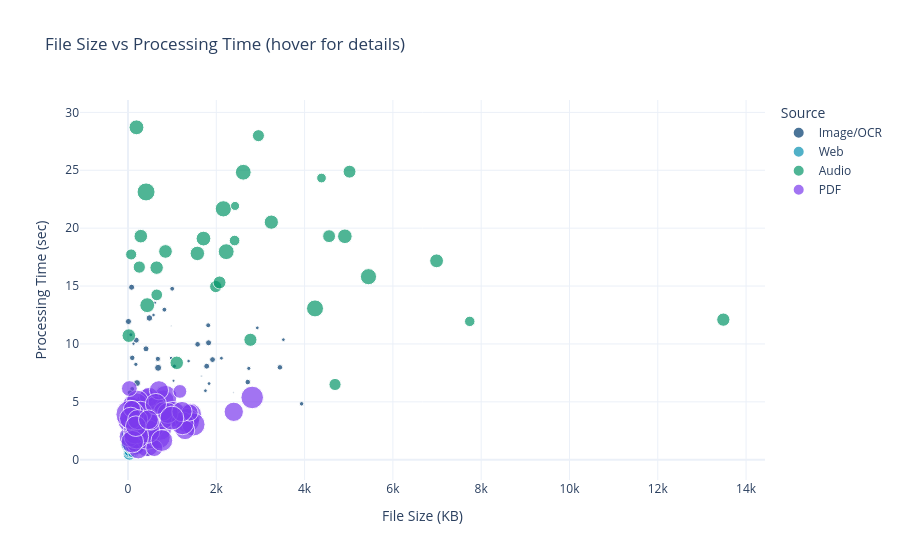

The cell this chart's notebook holds for it:
### Markdown cell above
### 5.1 Interactive Scatter Plot

### Code cell
fig = px.scatter(df, x='file_size_kb', y='processing_time_sec',
                 color='source_type', size='word_count',
                 hover_data=['language', 'quality_score'],
                 title='File Size vs Processing Time (hover for details)',
                 labels={'file_size_kb': 'File Size (KB)',
                         'processing_time_sec': 'Processing Time (sec)',
                         'source_type': 'Source'},
                 color_discrete_sequence=['#003a6d', '#0891B2', '#059669', '#7C3AED'])

fig.update_layout(template='plotly_white')
fig.show()

### Figure 1 — Plotly figure (JSON) as saved in the notebook; plotly's stock layout.template omitted (floating-point values rounded to 4 significant figures; data arrays with more than 128 entries replaced by an {"elided": "..."} marker saying what was removed)
{"data": [{"customdata": [["Turkish", 0.857], ["Bosnian", 0.71], ["Bosnian", 0.639], ["Turkish", 0.814], ["Bosnian", 0.81], ["Bosnian", 0.59], ["German", 0.657], ["Bosnian", 0.55], ["English", 0.596], ["English", 0.73], ["Turkish", 0.612], ["English", 0.709], ["Bosnian", 0.828], ["Bosnian", 0.736], ["English", 0.884], ["English", 0.649], ["Bosnian", 0.694], ["English", 0.555], ["English", 0.678], ["German", 0.9], ["English", 0.659], ["English", 0.996], ["German", 0.757], ["Turkish", 0.618], ["German", 0.785], ["English", 0.67], ["Bosnian", 0.833], ["Turkish", 0.607], ["English", 0.681], ["German", 0.736], ["German", 0.721], ["Bosnian", 0.641], ["English", 0.596], ["German", 0.748], ["Bosnian", 0.899], ["English", 0.836], ["Turkish", 0.626], ["English", 0.559], ["English", 0.802], ["Bosnian", 0.691], ["English", 0.834], ["English", 0.66], ["Bosnian", 0.761], ["Bosnian", 0.771], ["Bosnian", 0.725], ["Bosnian", 0.547], ["German", 0.925], ["English", 0.932], ["Bosnian", 0.611], ["German", 0.895]], "hovertemplate": "Source=Image/OCR<br>File Size (KB)=%{x}<br>Processing Time (sec)=%{y}<br>word_count=%{marker.size}<br>language=%{customdata[0]}<br>quality_score=%{customdata[1]}<extra></extra>", "legendgroup": "Image/OCR", "marker": {"color": "#003a6d", "size": [101, 144, 64, 147, 179, 83, 10, 122, 205, 277, 106, 175, 101, 81, 135, 53, 211, 245, 211, 200, 188, 74, 117, 34, 17, 208, 70, 278, 136, 77, 63, 220, 178, 81, 283, 184, 117, 10, 86, 161, 73, 160, 212, 137, 193, 93, 174, 169, 182, 79], "sizemode": "area", "sizeref": 11.65, "symbol": "circle"}, "mode": "markers", "name": "Image/OCR", "orientation": "v", "showlegend": true, "type": "scatter", "x": [1051.0, 1817.0, 124.8, 94.4, 2713.0, 1836.0, 2389.0, 38.8, 187.0, 33.2, 178.0, 1401.0, 2736.0, 2929.0, 1001.0, 1031.0, 1825.0, 484.4, 328.0, 1782.0, 54.0, 1372.0, 3932.0, 704.6, 1664.0, 407.6, 975.2, 203.9, 456.8, 453.7, 609.5, 9.7, 3441.0, 1754.0, 682.5, 344.4, 384.9, 983.6, 2116.0, 319.7, 578.0, 676.6, 81.5, 824.3, 1915.0, 64.6, 95.9, 43.9, 1576.0, 3519.0], "xaxis": "x", "y": [8.08, 11.61, 10.02, 6.11, 6.71, 6.58, 5.81, 3.33, 10.33, 3.41, 8.24, 3.55, 7.89, 11.39, 14.77, 6.82, 10.1, 12.24, 3.13, 8.08, 3.77, 8.52, 4.83, 6.19, 7.23, 9.58, 8.79, 6.62, 0.5, 3.92, 13.56, 11.94, 7.98, 5.96, 7.94, 5.3, 5.28, 11.56, 8.77, 5.03, 12.5, 8.71, 14.9, 12.96, 8.65, 10.79, 8.8, 5.8, 9.97, 10.37], "yaxis": "y"}, {"customdata": [["English", 0.919], ["Bosnian", 0.845], ["English", 0.898], ["English", 0.948], ["English", 0.95], ["English", 0.806], ["English", 0.937], ["English", 0.932], ["Bosnian", 0.75], ["Bosnian", 0.774], ["Bosnian", 0.862], ["Bosnian", 0.942], ["Bosnian", 0.91], ["English", 0.958], ["German", 0.936], ["English", 0.908], ["English", 0.861], ["English", 0.984], ["English", 0.837], ["Bosnian", 0.916], ["Bosnian", 0.879], ["Turkish", 0.866], ["German", 0.834], ["Bosnian", 0.868], ["English", 0.894], ["Turkish", 0.892], ["German", 0.729], ["Bosnian", 0.799], ["German", 0.879], ["English", 0.922], ["Bosnian", 0.919], ["Bosnian", 0.854], ["Bosnian", 0.944], ["Bosnian", 0.977], ["English", 0.901], ["Turkish", 0.994], ["Turkish", 0.898], ["English", 0.841], ["Turkish", 0.883], ["English", 0.844], ["Bosnian", 0.976], ["English", 0.82], ["English", 0.805], ["Turkish", 0.931], ["English", 0.97], ["German", 0.838], ["English", 0.878], ["English", 0.973], ["Bosnian", 0.814], ["German", 0.893], ["German", 0.881]], "hovertemplate": "Source=Web<br>File Size (KB)=%{x}<br>Processing Time (sec)=%{y}<br>word_count=%{marker.size}<br>language=%{customdata[0]}<br>quality_score=%{customdata[1]}<extra></extra>", "legendgroup": "Web", "marker": {"color": "#0891B2", "size": [773, 1050, 925, 686, 480, 1028, 1184, 835, 985, 824, 558, 878, 1115, 401, 973, 838, 165, 1182, 862, 881, 465, 787, 378, 12, 996, 659, 990, 647, 849, 897, 989, 529, 1118, 825, 774, 636, 681, 642, 1424, 960, 286, 545, 854, 1261, 591, 1432, 1037, 759, 990, 716, 1108], "sizemode": "area", "sizeref": 11.65, "symbol": "circle"}, "mode": "markers", "name": "Web", "orientation": "v", "showlegend": true, "type": "scatter", "x": [6.8, 177.5, 30.7, 53.7, 7.8, 20.5, 64.1, 59.3, 51.4, 40.8, 73.0, 84.7, 13.4, 63.0, 117.7, 206.3, 143.3, 28.9, 213.5, 37.0, 69.3, 9.0, 48.1, 0.0, 15.9, 9.4, 3.1, 77.4, 19.4, 3.4, 8.3, 23.5, 28.0, 15.1, 168.8, 50.8, 198.0, 35.7, 50.7, 180.4, 77.0, 2.0, 5.6, 47.2, 1.2, 14.4, 137.0, 139.4, 37.4, 78.5, 1.0], "xaxis": "x", "y": [3.25, 1.84, 0.5, 1.33, 2.61, 3.31, 2.48, 2.91, 0.77, 1.84, 1.32, 3.23, 3.44, 2.22, 0.71, 2.8, 0.5, 1.29, 0.99, 0.69, 1.63, 2.15, 3.58, 2.05, 1.63, 1.98, 2.16, 1.79, 2.6, 2.67, 1.21, 0.71, 2.74, 2.98, 2.56, 0.93, 2.86, 3.77, 2.5, 1.88, 0.5, 3.22, 2.25, 1.57, 2.41, 1.34, 2.05, 4.04, 1.13, 2.14, 2.21], "yaxis": "y"}, {"customdata": [["English", 0.839], ["German", 0.769], ["English", 0.81], ["Turkish", 0.839], ["Turkish", 0.783], ["Bosnian", 0.948], ["Bosnian", 0.897], ["Bosnian", 0.911], ["English", 0.651], ["German", 0.876], ["Turkish", 0.853], ["Bosnian", 0.77], ["Bosnian", 0.912], ["Turkish", 0.859], ["Turkish", 0.86], ["Bosnian", 0.949], ["Turkish", 0.788], ["Turkish", 0.914], ["English", 0.88], ["English", 0.988], ["Turkish", 0.911], ["English", 0.884], ["English", 0.832], ["English", 0.775], ["English", 0.878], ["English", 0.828], ["English", 0.871], ["Turkish", 0.817], ["Turkish", 0.847], ["English", 0.944], ["Bosnian", 0.878], ["Bosnian", 0.827], ["Turkish", 0.734]], "hovertemplate": "Source=Audio<br>File Size (KB)=%{x}<br>Processing Time (sec)=%{y}<br>word_count=%{marker.size}<br>language=%{customdata[0]}<br>quality_score=%{customdata[1]}<extra></extra>", "legendgroup": "Audio", "marker": {"color": "#059669", "size": [1079, 1289, 1536, 1054, 844, 874, 657, 1219, 1091, 856, 550, 1264, 714, 1009, 1466, 797, 962, 1288, 1180, 1245, 1888, 1060, 1453, 1679, 875, 1113, 1522, 634, 974, 482, 1073, 969, 1025], "sizemode": "area", "sizeref": 11.65, "symbol": "circle"}, "mode": "markers", "name": "Audio", "orientation": "v", "showlegend": true, "type": "scatter", "x": [18.8, 191.7, 2160.0, 648.7, 2954.0, 1987.0, 2414.0, 1571.0, 849.2, 4689.0, 4383.0, 1709.0, 71.4, 2773.0, 2224.0, 650.8, 4555.0, 435.4, 3246.0, 4912.0, 409.1, 1104.0, 2611.0, 4236.0, 255.6, 6990.0, 5447.0, 7741.0, 2073.0, 2425.0, 289.9, 5018.0, 13490.0], "xaxis": "x", "y": [10.72, 28.71, 21.67, 16.59, 27.99, 14.96, 18.93, 17.82, 17.99, 6.5, 24.33, 19.1, 17.73, 10.36, 17.97, 14.24, 19.31, 13.35, 20.52, 19.3, 23.13, 8.37, 24.83, 13.07, 16.64, 17.18, 15.81, 11.95, 15.31, 21.92, 19.31, 24.88, 12.1], "yaxis": "y"}, {"customdata": {"elided": "66x2 mixed values"}, "hovertemplate": "Source=PDF<br>File Size (KB)=%{x}<br>Processing Time (sec)=%{y}<br>word_count=%{marker.size}<br>language=%{customdata[0]}<br>quality_score=%{customdata[1]}<extra></extra>", "legendgroup": "PDF", "marker": {"color": "#7C3AED", "size": [2848, 3213, 2969, 2142, 3374, 1450, 2615, 1548, 1418, 3033, 3866, 3463, 2281, 1901, 1497, 3490, 2083, 1423, 1269, 3548, 3055, 2238, 2259, 1769, 3192, 3118, 2182, 2840, 2173, 1269, 2531, 487, 2962, 2082, 2152, 3067, 1681, 2741, 2729, 2407, 2528, 3505, 3415, 3811, 3205, 1515, 1938, 2876, 3084, 1481, 3576, 4659, 2175, 1662, 1705, 2402, 1453, 1105, 2943, 2926, 2756, 2633, 2366, 2485, 2294, 3308], "sizemode": "area", "sizeref": 11.65, "symbol": "circle"}, "mode": "markers", "name": "PDF", "orientation": "v", "showlegend": true, "type": "scatter", "x": [413.4, 724.4, 1410.0, 533.6, 536.6, 62.2, 804.0, 360.6, 1103.0, 851.5, 1019.0, 1346.0, 163.8, 70.6, 260.9, 429.7, 231.9, 145.7, 425.7, 444.5, 696.5, 488.4, 236.2, 404.1, 174.0, 1483.0, 1292.0, 770.5, 477.6, 359.7, 615.7, 554.4, 2813.0, 794.8, 700.7, 1232.0, 594.7, 471.8, 111.5, 28.6, 901.1, 45.8, 166.2, 173.9, 454.8, 529.8, 304.1, 213.0, 286.0, 76.7, 187.8, 46.6, 2396.0, 1398.0, 90.1, 1222.0, 31.0, 1176.0, 97.5, 61.0, 766.7, 631.4, 220.6, 177.5, 462.9, 994.4], "xaxis": "x", "y": [2.45, 2.69, 3.9, 5.03, 2.82, 4.0, 5.11, 4.96, 3.56, 5.43, 3.93, 3.38, 1.24, 4.66, 2.92, 1.32, 0.89, 1.38, 5.51, 1.96, 1.94, 3.56, 4.12, 3.45, 3.65, 3.05, 2.57, 3.53, 5.42, 3.65, 4.58, 3.59, 5.38, 4.17, 6.0, 3.15, 1.01, 3.47, 2.76, 1.99, 4.04, 3.4, 2.41, 4.68, 2.45, 3.26, 3.81, 5.05, 4.06, 2.89, 2.01, 3.92, 4.14, 4.07, 4.39, 4.16, 6.15, 5.9, 1.56, 3.57, 1.66, 4.81, 3.46, 2.9, 3.45, 3.6], "yaxis": "y"}], "layout": {"legend": {"itemsizing": "constant", "title": {"text": "Source"}, "tracegroupgap": 0}, "title": {"text": "File Size vs Processing Time (hover for details)"}, "xaxis": {"anchor": "y", "domain": [0, 1], "title": {"text": "File Size (KB)"}}, "yaxis": {"anchor": "x", "domain": [0, 1], "title": {"text": "Processing Time (sec)"}}}}
